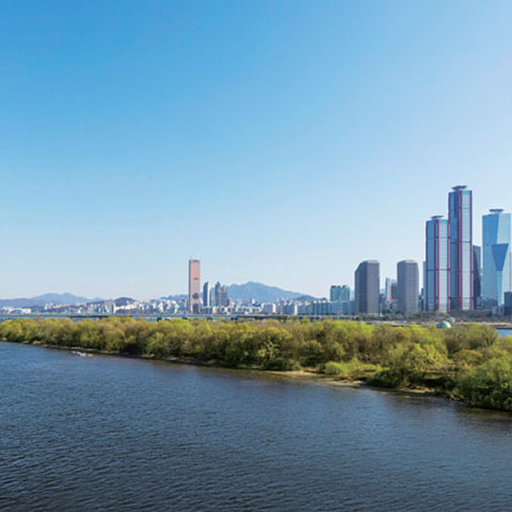
#> input picture test1/test.jpg, 512 x 512 px
$ python -i rainy.py   (imports and definitions only)
#> lines starting #> are read from the running program, lines starting #| are printed output that depends on the picture
from PIL import Image, ImageEnhance, ImageChops
import numpy as np
import cv2

def create_rain_effect(image_input):
    # 이미지가 파일 경로인 경우 불러오기, 이미지 객체인 경우 직접 사용
#> called with image_input = '../../test1/test.jpg'
    if isinstance(image_input, str):
        base_image = Image.open(image_input)
#> base_image is the input picture: PIL image 512x512 RGB; mean R, G, B 117.4, 152.5, 173.7
    else:
        base_image = image_input

    base_image = base_image.resize((512, 512))
    if base_image.mode != 'RGB':
        base_image = base_image.convert('RGB')

    # 검은색 배경 위에 백색 노이즈 생성
    noise = np.random.normal(loc=0, scale=1, size=(512, 512))
    noise_scaled = ((noise - noise.min()) / (noise.max() - noise.min()) * 255).astype('uint8')
    noise_image = Image.fromarray(noise_scaled)
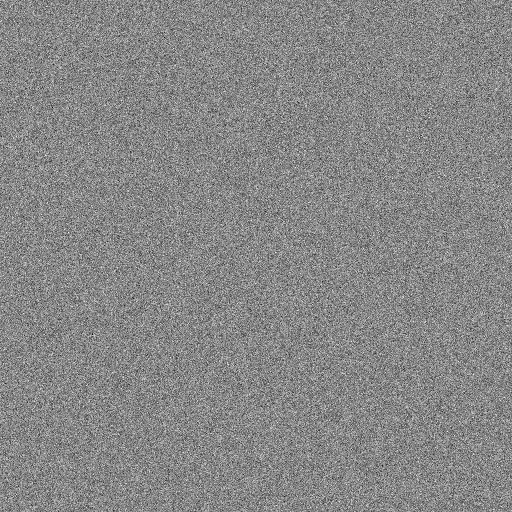
#> noise_image: PIL image 512x512 L; min 0, max 255, mean 134.9
    noise_image = noise_image.convert('L')

    # 모션 블러 적용을 위한 커널 생성 및 회전
    kernel_size = 15
    kernel_motion_blur = np.zeros((kernel_size, kernel_size))
    kernel_motion_blur[int((kernel_size - 1) / 2), :] = np.ones(kernel_size)
    kernel_motion_blur = kernel_motion_blur / kernel_size

    angle = 45
    center = (kernel_size // 2, kernel_size // 2)
    rot_mat = cv2.getRotationMatrix2D(center, angle, 1.0)
    rotated_kernel_motion_blur = cv2.warpAffine(kernel_motion_blur, rot_mat, (kernel_size, kernel_size))

    # 모션 블러 적용
    noise_array = np.array(noise_image)
    rain_effect = cv2.filter2D(noise_array, -1, rotated_kernel_motion_blur)
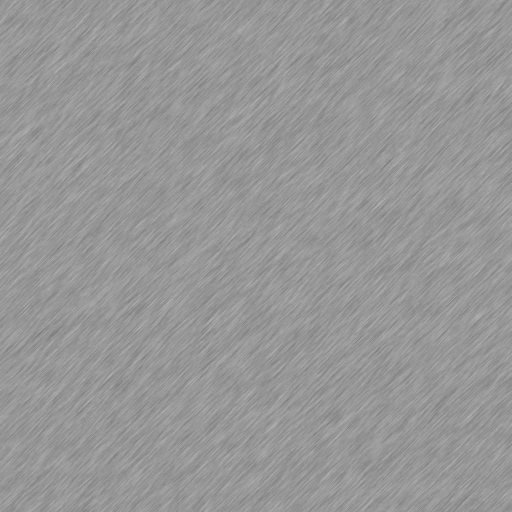
#> rain_effect: shape (512, 512); min 118, max 179, mean 150.6

    # numpy 배열을 PIL 이미지로 변환, 대비 및 밝기 조정
    rain_effect_image = Image.fromarray(rain_effect)
    contraster = ImageEnhance.Contrast(rain_effect_image)
    rain_effect_image = contraster.enhance(5.0)
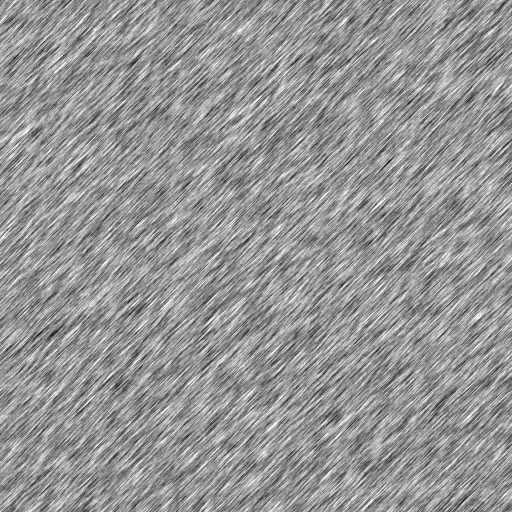
#> rain_effect_image: PIL image 512x512 L; min 0, max 255, mean 149.2
    enhancer = ImageEnhance.Brightness(rain_effect_image)
    enhanced_noise_image = enhancer.enhance(0.6)
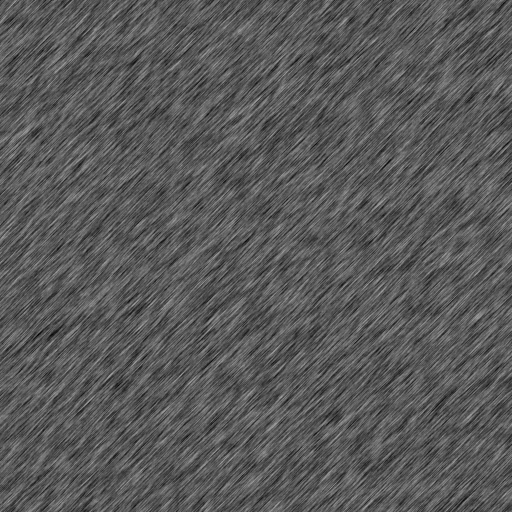
#> enhanced_noise_image: PIL image 512x512 L; min 0, max 153, mean 88.9

    if enhanced_noise_image.mode == 'L':
        enhanced_noise_image = enhanced_noise_image.convert('RGB')
#> enhanced_noise_image: PIL image 512x512 RGB

    # 최종 이미지 합성
    final_image = screen_blend(enhanced_noise_image, base_image)
    return final_image

def screen_blend(top, bottom):
    """스크린 블렌드 모드를 구현하는 함수"""
    return ImageChops.invert(ImageChops.multiply(ImageChops.invert(top), ImageChops.invert(bottom)))
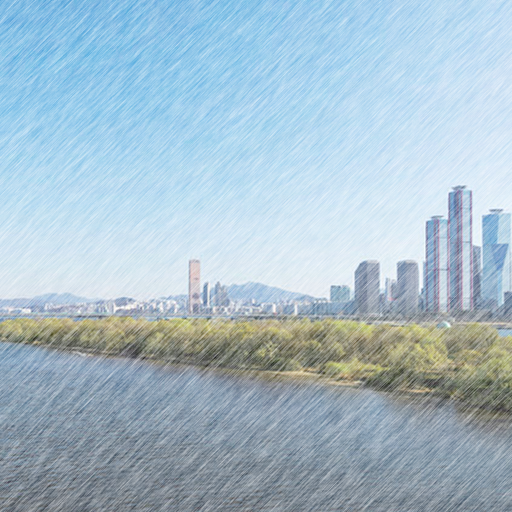
#> returned value: PIL image 512x512 RGB; mean R, G, B 165.8, 188.6, 202.4

>>> result = create_rain_effect('../../test1/test.jpg')
